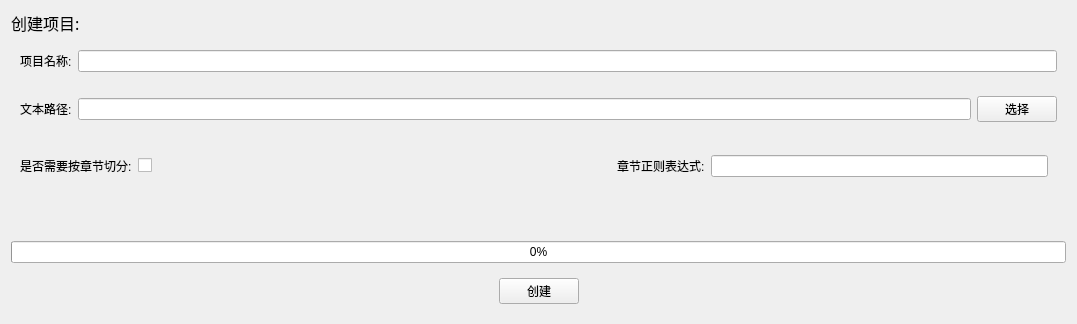
         <widget class="QWidget" name="tab_17">
          <attribute name="title">
           <string>创建项目(隐藏)</string>
          </attribute>
          <layout class="QVBoxLayout" name="verticalLayout_10">
           <item>
            <widget class="QLabel" name="label_11">
             <property name="font">
              <font>
               <family>微软雅黑</family>
               <pointsize>12</pointsize>
              </font>
             </property>
             <property name="text">
              <string>创建项目:</string>
             </property>
            </widget>
           </item>
           <item>
            <widget class="QWidget" name="widget_9" native="true">
             <layout class="QHBoxLayout" name="horizontalLayout_12">
              <item>
               <widget class="QLabel" name="label_12">
                <property name="text">
                 <string>项目名称:</string>
                </property>
               </widget>
              </item>
              <item>
               <widget class="QLineEdit" name="lineEdit"/>
              </item>
             </layout>
            </widget>
           </item>
           <item>
            <widget class="QWidget" name="widget_10" native="true">
             <layout class="QHBoxLayout" name="horizontalLayout_13">
              <item>
               <widget class="QLabel" name="label_13">
                <property name="text">
                 <string>文本路径:</string>
                </property>
               </widget>
              </item>
              <item>
               <widget class="QLineEdit" name="lineEdit_2"/>
              </item>
              <item>
               <widget class="QPushButton" name="pushButton_23">
                <property name="sizePolicy">
                 <sizepolicy hsizetype="Maximum" vsizetype="Fixed">
                  <horstretch>0</horstretch>
                  <verstretch>0</verstretch>
                 </sizepolicy>
                </property>
                <property name="text">
                 <string>选择</string>
                </property>
               </widget>
              </item>
             </layout>
            </widget>
           </item>
           <item>
            <widget class="QWidget" name="widget_11" native="true">
             <layout class="QHBoxLayout" name="horizontalLayout_15">
              <item>
               <widget class="QLabel" name="label_14">
                <property name="text">
                 <string>是否需要按章节切分:</string>
                </property>
               </widget>
              </item>
              <item>
               <widget class="QCheckBox" name="checkBox">
                <property name="text">
                 <string/>
                </property>
               </widget>
              </item>
              <item>
               <spacer name="horizontalSpacer_11">
                <property name="orientation">
                 <enum>Qt::Horizontal</enum>
                </property>
                <property name="sizeHint" stdset="0">
                 <size>
                  <width>450</width>
                  <height>20</height>
                 </size>
                </property>
               </spacer>
              </item>
              <item>
               <widget class="QWidget" name="widget_12" native="true">
                <layout class="QHBoxLayout" name="horizontalLayout_14">
                 <item>
                  <widget class="QLabel" name="label_15">
                   <property name="text">
                    <string>章节正则表达式:</string>
                   </property>
                  </widget>
                 </item>
                 <item>
                  <widget class="QLineEdit" name="lineEdit_3"/>
                 </item>
                </layout>
               </widget>
              </item>
             </layout>
            </widget>
           </item>
           <item>
            <spacer name="verticalSpacer_3">
             <property name="orientation">
              <enum>Qt::Vertical</enum>
             </property>
             <property name="sizeHint" stdset="0">
              <size>
               <width>20</width>
               <height>40</height>
              </size>
             </property>
            </spacer>
           </item>
           <item>
            <widget class="QProgressBar" name="progressBar">
             <property name="enabled">
              <bool>true</bool>
             </property>
             <property name="value">
              <number>0</number>
             </property>
             <property name="textVisible">
              <bool>true</bool>
             </property>
             <property name="invertedAppearance">
              <bool>false</bool>
             </property>
            </widget>
           </item>
           <item>
            <widget class="QWidget" name="widget_13" native="true">
             <layout class="QHBoxLayout" name="horizontalLayout_16">
              <item>
               <spacer name="horizontalSpacer_12">
                <property name="orientation">
                 <enum>Qt::Horizontal</enum>
                </property>
                <property name="sizeHint" stdset="0">
                 <size>
                  <width>479</width>
                  <height>20</height>
                 </size>
                </property>
               </spacer>
              </item>
              <item>
               <widget class="QPushButton" name="pushButton_24">
                <property name="text">
                 <string>创建</string>
                </property>
               </widget>
              </item>
              <item>
               <spacer name="horizontalSpacer_13">
                <property name="orientation">
                 <enum>Qt::Horizontal</enum>
                </property>
                <property name="sizeHint" stdset="0">
                 <size>
                  <width>478</width>
                  <height>20</height>
                 </size>
                </property>
               </spacer>
              </item>
             </layout>
            </widget>
           </item>
          </layout>
         </widget>
